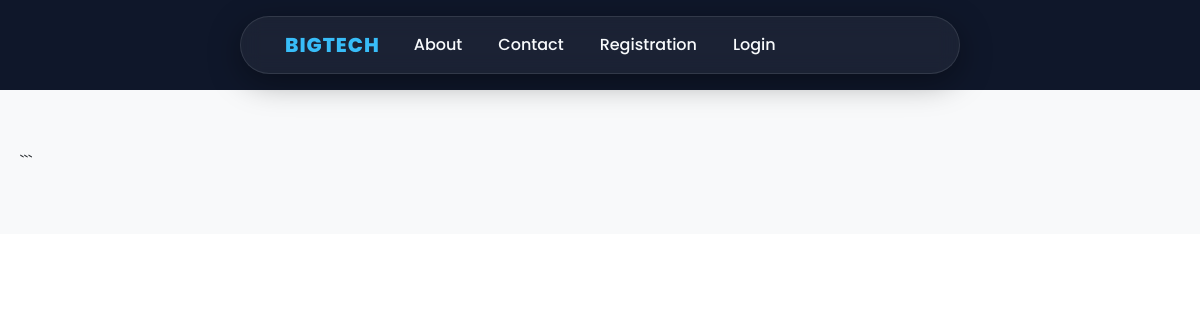
Page /about/ on the earlier database version.
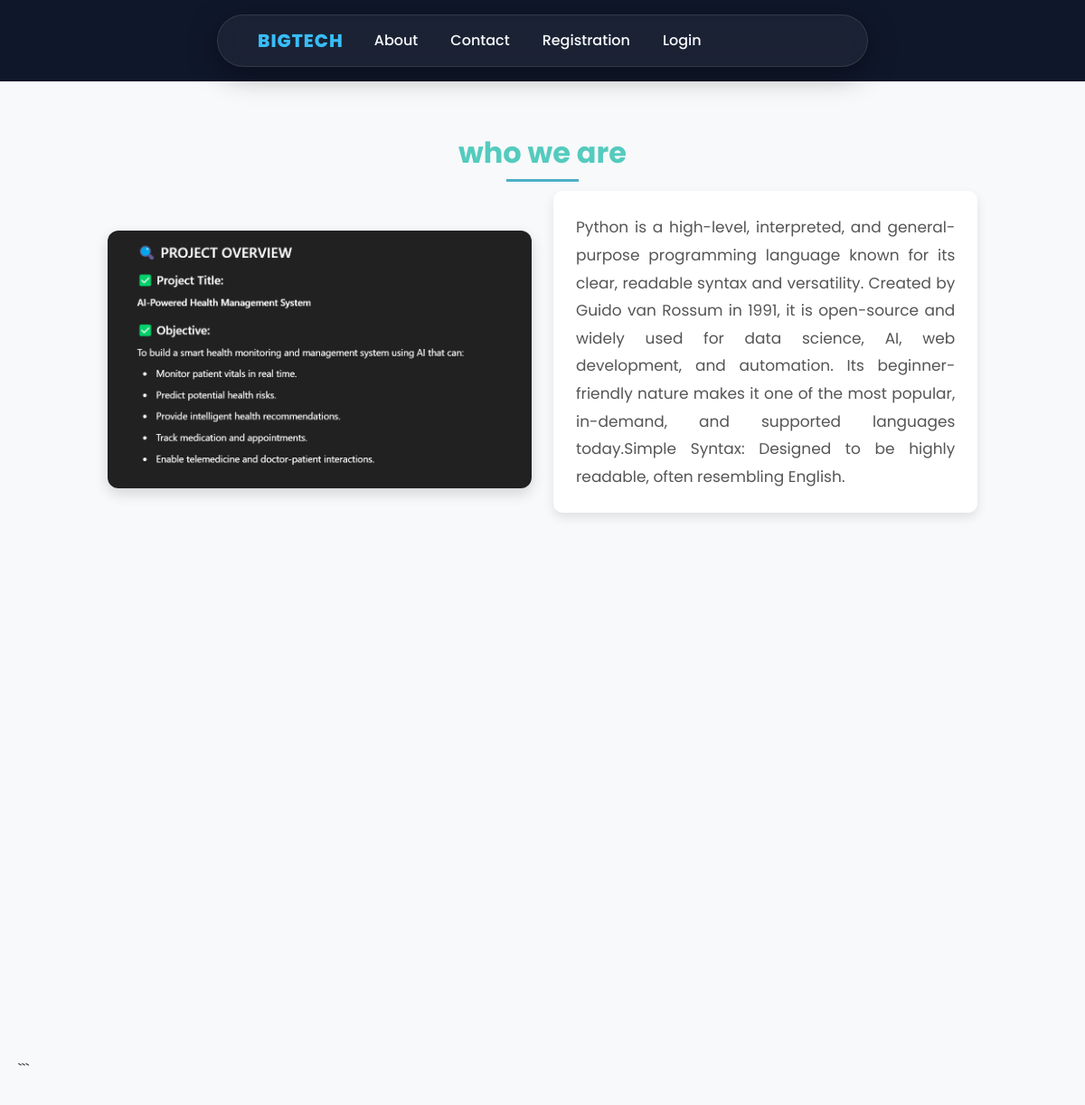
Same page on the later database version.
### stundet/models.py (models this page shows, shortened)
class about_info(models.Model):
    title = models.CharField(max_length=100)
    img = models.ImageField(upload_to="")
    des = models.CharField(max_length=1000)

### stundet/views.py (the view)
# urls.py: path("about/" , views.about , name = "about"),
def about(request):
    about = about_info.objects.all()
    return render(request , "about.html" , {"about": about})

### templates/about.html (shortened to what this page needs)
{% extends "navBar.html" %}
{% load static %}
{% block css %}
<link rel="stylesheet" href="{% static 'css/About.css' %}">
{% endblock css %}
{% block body %}
<div class="container-fluid about">
{% for info in about %}
<div class="row justify-content-center align-items-center mb-5 reveal">
    <div class="col-12 text-center">
        <h3>{{ info.title }}</h3>
    </div>
    <div class="col-lg-5 col-md-6 col-sm-12">
        <img src="{{ info.img.url }}" alt="{{ info.title }}" class="img-fluid">
    </div>
    <div class="col-lg-5 col-md-6 col-sm-12">
        <p>{{ info.des }}</p>
    </div>
</div>
{% endfor %}
```
</div>
{% endblock body %}

### templates/navBar.html (shortened to what this page needs)
{% load static%}
<!doctype html>
<html lang="en">
<head>
    <link rel="stylesheet" href="https://cdnjs.cloudflare.com/ajax/libs/font-awesome/7.0.1/css/all.min.css"
 />
    <link href="https://cdn.jsdelivr.net/npm/bootstrap@5.3.8/dist/css/bootstrap.min.css" rel="stylesheet"
>
   <link rel="stylesheet" href="{% static 'css/navbar.css' %}">
    {% block css %}{% endblock %}
</head>
<body>
    <div class="container-fluid Navbaritems">
        <nav class="navbar navbar-expand-lg bg-body-tertiary">
            <div class="container-fluid">
                <a class="navbar-brand" href="{% url 'home' %}">BigTech</a>
                <div class="collapse navbar-collapse" id="navbarSupportedContent">
                    <ul class="navbar-nav me-auto mb-2 mb-lg-0">
                        <li class="nav-item">
                            <a class="nav-link active" aria-current="page" href="{% url 'about' %}">About</a>
                        </li>
                        <li class="nav-item">
                            <a class="nav-link" href="{% url 'contact' %}">Contact</a>
                        </li>
                        <li class="nav-item">
                            <a class="nav-link" href="{% url 'register' %}">Registration</a>
                        </li>
                        <li class="nav-item">
                            <a class="nav-link" href="{% url 'login' %}">Login</a>
                        </li>
                    </ul>
                </div>
            </div>
        </nav>
    </div>
    {% block body %}
        {% endblock body %}
</body>
</html>

### static/css/navbar.css (style rules this page uses)
.Navbaritems { padding: 1rem 0; background: #0f172a; width: 100%; display: flex; justify-content: center; }
.navbar { background: rgba(255, 255, 255, 0.05) !important; backdrop-filter: blur(10px); -webkit-backdrop-filter: blur(10px); border: 1px solid rgba(255, 255, 255, 0.1); border-radius: 50px; padding: 0.5rem 2rem !important; width: auto; min-width: 60%; box-shadow: 0 8px 32px 0 rgba(0, 0, 0, 0.37); justify-content: center; align-items: center; }
.navbar-brand { color: #38bdf8 !important; font-weight: 800; letter-spacing: 1px; text-transform: uppercase; }
.nav-link { color: #f8fafc !important; margin: 0 10px; font-weight: 500; transition: all 0.3s ease; position: relative; }
.nav-link::after { content: ''; position: absolute; width: 0; height: 2px; bottom: 0; left: 0; background-color: #38bdf8; transition: width 0.3s ease; }

### static/css/About.css (style rules this page uses)
body { font-family: 'Poppins', sans-serif; }
.about { padding: 60px 20px; background: #f8f9fa; }
.about h3 { text-align: center; font-size: 32px; font-weight: 700; color: #54cbbe; position: relative; }
.about h3::after { content: ""; width: 80px; height: 3px; background: #4eafc7; display: block; margin: 10px auto; }
.about img { width: 100%; border-radius: 12px; box-shadow: 0 6px 15px rgba(0,0,0,0.15); transition: transform 0.4s ease; }
.about p { font-size: 17px; line-height: 1.8; color: #555; text-align: justify; background: white; padding: 25px; border-radius: 10px; box-shadow: 0 5px 12px rgba(0,0,0,0.1); }
.reveal { opacity: 0; transform: translateY(80px); transition: all 3s ease; }
.reveal.active { opacity: 1; transform: translateY(0); }

Differences in the rows shown:
added about_info: title "who we are", img (picture), des "Python is a high-level, interpreted, and general-purpose programming language known for its clear, readable syntax and versatility. Created by Guido van Rossum in 1991, it is open-source and widely used for data science, AI, web development, and automation. Its beginner-friendly nature makes it one of the most popular, in-demand, and supported languages today.Simple Syntax: Designed to be highly readable, often resembling English."
